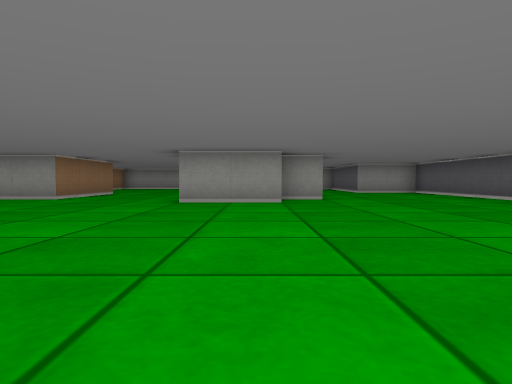
[1] (above)

19 first-person views from a walk through a cub3D level. The camera is about half as high as the walls, tilts 2° down and sees 75° across. The floor is counted in squares. Each view is taken from the middle of a square. On the plan, view 1 faces up. The plan holds only what a view shows up to about 9 squares ahead; the rest is blank.

[2]
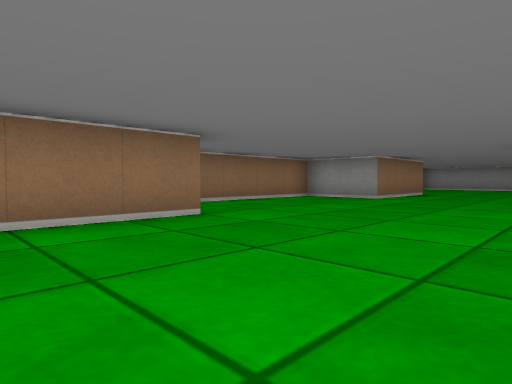

[3]
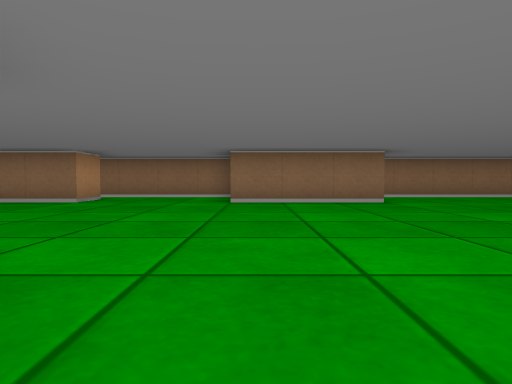

[4]
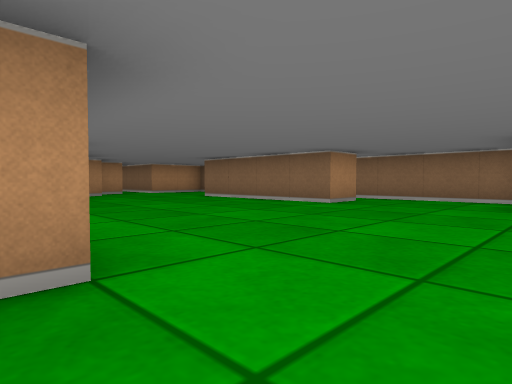

[5]
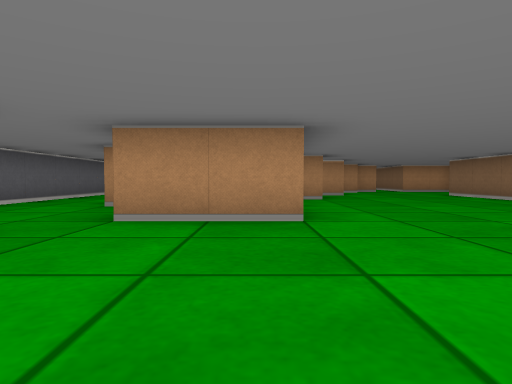

[6]
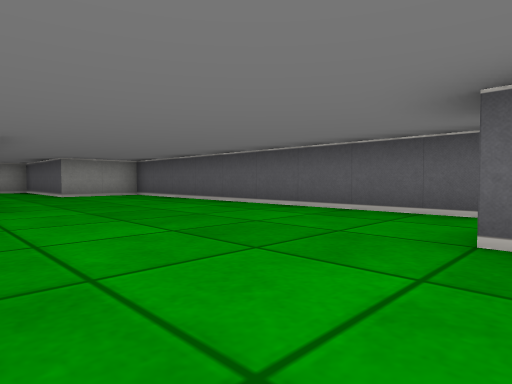

[7]
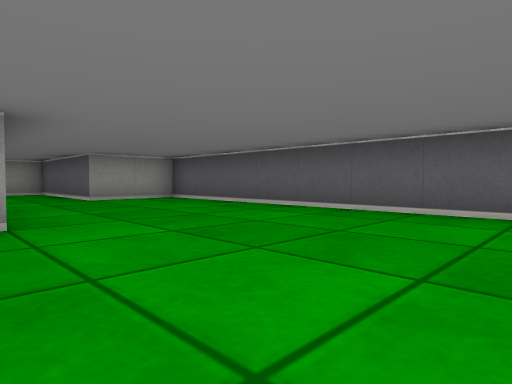

[8]
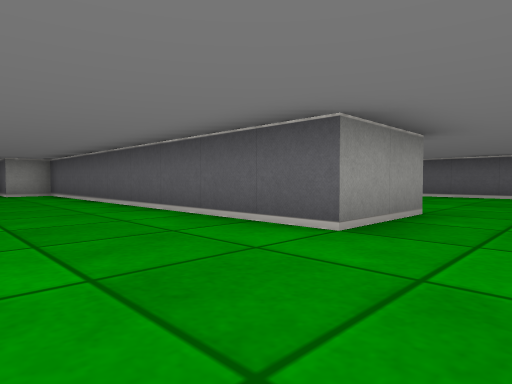

[9]
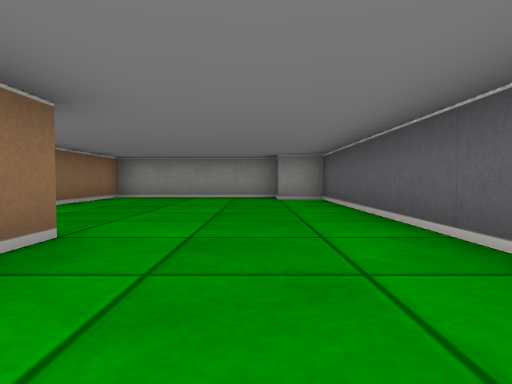

[10]
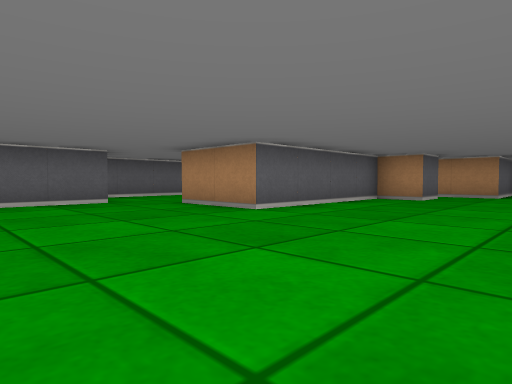

[11]
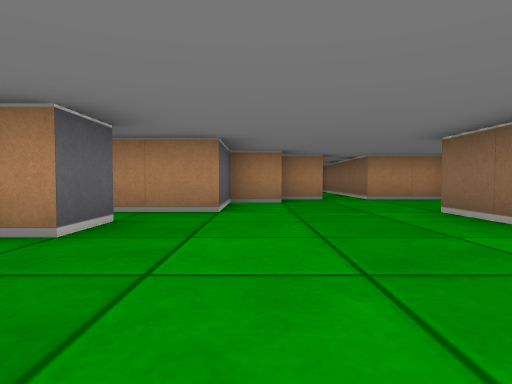

[12]
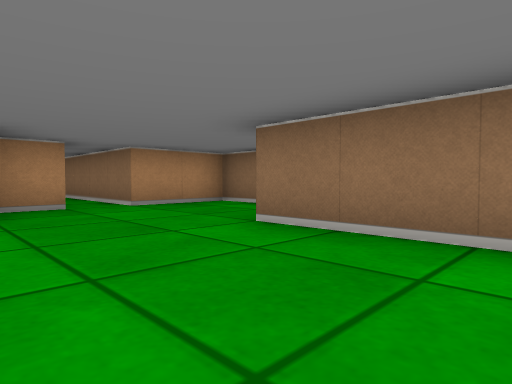

[13]
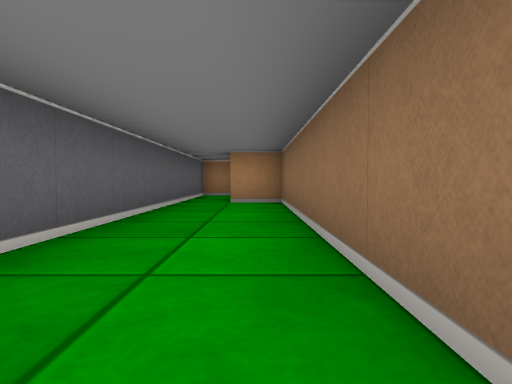

[14]
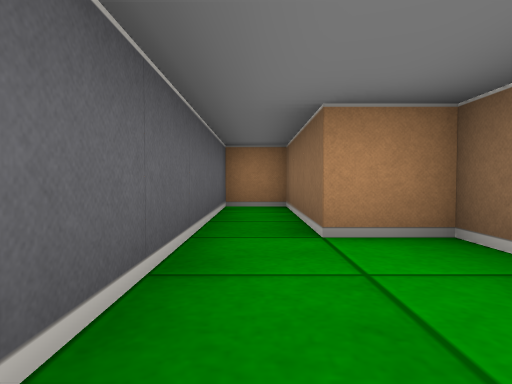

[15]
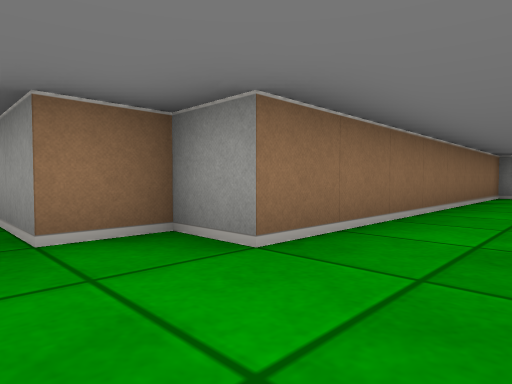

[16]
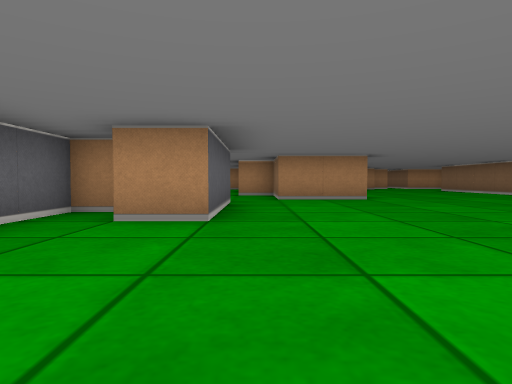

[17]
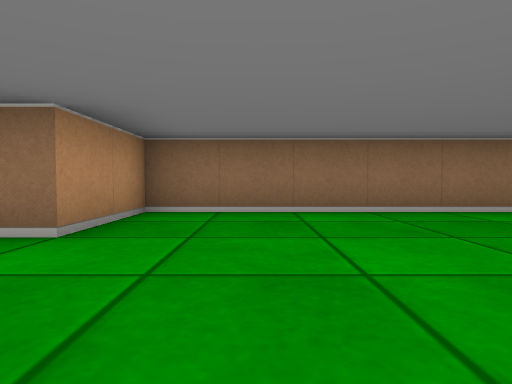

[18]
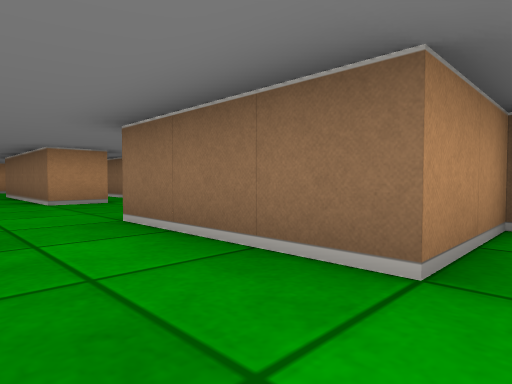

[19]
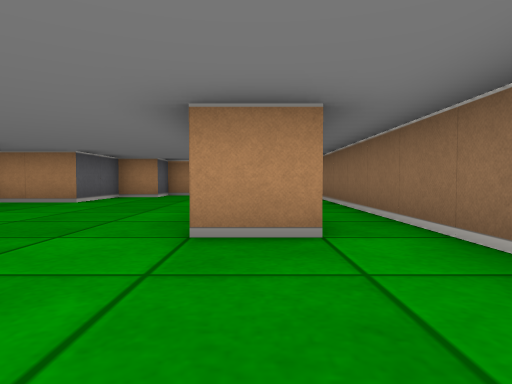

### Floor plan
Points are (right, up) in squares from view 1. A wall is a line through its corners. A room is listed if a view was taken in it or the views show most of it. See-through windows are left out.
Room 1 (views 1, 2, 3, 4, 5, 6, 7, 8, 9, 10, 11, 12, 13, 14, 15, 16, 17, 18, 19)
walls: (3.5, -0.5) (3.5, 2.5) (4.5, 2.5); (4.9, 1.5) (5.5, 1.5) (5.5, 11.5) (3.5, 11.5) (3.5, 14.2); (-6.5, -0.6) (-6.5, -10.5) (-4.5, -10.5) (-4.5, -14.2); (-5.6, -3.5) (-4.5, -3.5) (-4.5, -7.5); (3.5, -3.6) (3.5, -9.5) (4.5, -9.5) (4.5, -12.5) (5.5, -12.5) (5.5, -3.8); (-6.5, 7.2) (-6.5, 2.5) (-4.5, 2.5) (-4.5, -0.5); (5.5, -2.2) (5.5, -1.2); (-0.5, -6.6) (-0.5, -5.5) (0.5, -5.5) (0.5, -1.5) (2.5, -1.5) (2.5, -2.8); (-2.5, -10) (-2.5, -9.5) (-1.5, -9.5) (-1.5, -7.5) (0, -7.5); (-3.6, -10.5) (-2.5, -10.5); (1.5, 15.5) (1.5, 7.5) (0.5, 7.5) (0.5, 6.5) (-1.5, 6.5) (-1.5, 15.5) (-2.5, 15.5) (-2.5, 16.5) (-6.5, 16.5) (-6.5, 10.5) (-4.5, 10.5) (-4.5, 7.5) (-6.2, 7.5)

Positions as (right, up) in squares from view 1, and headings:
1: (0, 0), facing up
2: (-1, 0), facing up-left
3: (2, 0), facing left
4: (1, 0), facing down-left
5: (1, 2), facing down
6: (1, 2), facing up-right
7: (1, 4), facing up-right
8: (-4, 5), facing up-right
9: (-3, 8), facing up
10: (-3, 2), facing down-right
11: (-2, -3), facing down
12: (-2, -5), facing down-left
13: (4, -3), facing down
14: (5, -7), facing down
15: (3, 6), facing up-left
16: (3, 6), facing down
17: (-2, 12), facing left
18: (-3, 3), facing down-left
19: (-5, -1), facing down
